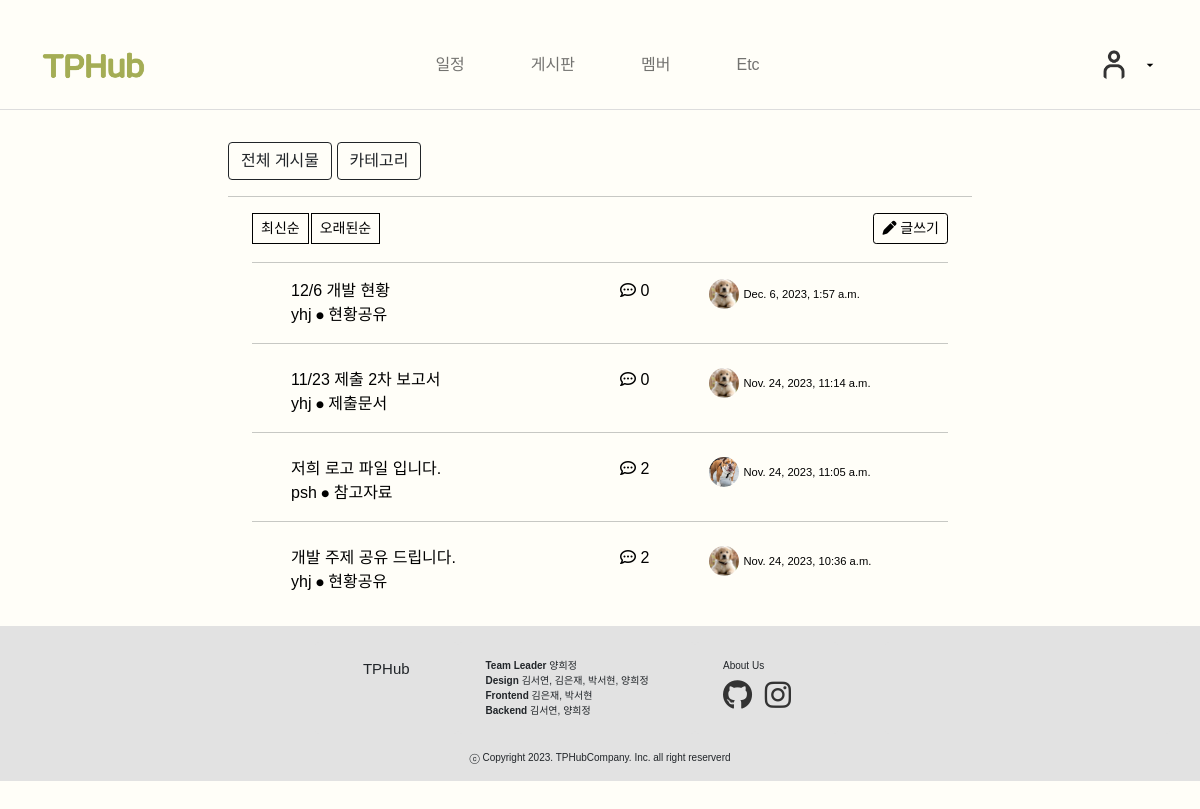
Screenshot of /board/ (signed in) with the database file from the repository.
### board/models.py (models this page shows, shortened)
class Post(models.Model):
    title = models.CharField(max_length=30)
    author = models.ForeignKey(User, null=True, blank=False, on_delete=models.SET_NULL)
    category = models.ForeignKey(Category, null=True, blank=False, on_delete=models.SET_NULL)
    user_profile = models.ForeignKey(UserProfile, null=True, blank=False, on_delete=models.SET_NULL)
    content = models.TextField()
    file_upload = models.FileField(upload_to='blog/files/%Y/%m/%d/', blank=True)
    created_at = models.DateTimeField(auto_now_add=True)
    updated_at = models.DateTimeField(auto_now=True)
    def get_absolute_url(self):
        return f'/board/{self.pk}/'

class Category(models.Model):
    name = models.CharField(max_length=50, unique=True)
    slug = models.SlugField(max_length=200, unique=True, allow_unicode=True)
    hook_text = models.CharField(max_length=100, blank=True)
    head_image = models.ImageField(upload_to='board/category_images/%Y/%m/%d/', blank=False)
    def __str__(self):
        return self.name

### self_profile/models.py (models this page shows, shortened)
class UserProfile(models.Model):
    user = models.OneToOneField(User, on_delete=models.CASCADE)
    email = models.EmailField(blank=True)
    username = models.CharField(max_length=30, blank=True)
    name = models.CharField(max_length=30, blank=True)
    student_id = models.CharField(max_length=8)
    major = models.CharField(max_length=50)
    phone_number = models.CharField(max_length=15, blank=True, null=True)
    role = models.CharField(max_length=10, blank=True, null=True)
    git = models.CharField(max_length=255, blank=True, null=True)
    instagram = models.CharField(max_length=255, blank=True, null=True)
    facebook = models.CharField(max_length=255, blank=True, null=True)
    profile_image = models.ImageField(upload_to='profile_images/', blank=True, null=True)

### board/views.py (the view)
# urls.py: path('', views.PostList.as_view()),  # navbar의 게시물 탭 (= 전체 게시물)
class PostList(ListView):
    model = Post
    ordering = '-created_at'
    ordering_state = True
    def get_context_data(self, **kwargs):
        context = super(PostList, self).get_context_data()
        context['categories'] = Category.objects.all()
        return context
    def get_queryset(self):
        order = self.request.GET.get('ordering', '-created_at')
        return Post.objects.all().order_by(order)

### board/templates/board/post_list.html (shortened to what this page needs)
{% extends 'board/base.html' %}
{% block main_area %}
{% load static %}
<head>
    <link rel="stylesheet" type="text/css" href="{% static 'board/css/button.css' %}">
</head>
<div class="container">
    <div class="row">
        <div class="col-md-7">
            <div class="btn-group" style="margin-bottom: 2px;">
                <button type="button" class="btn btn-sm btn-light" onclick="sortByDate('-created_at')">최신순</button>
                <button type="button" class="btn btn-sm btn-light" onclick="sortByDate('created_at')">오래된순</button>
            </div>
        </div>
        <div class="col-md-5 text-end">
            {% if user.is_authenticated %}
            <a class="btn btn-dark btn-sm" href="/board/create_post/" role="button"
               style="background-color: transparent; border-color: black; color: black;">
                <i class="fas fa-pen"></i> 글쓰기
            </a>
            {% endif %}
        </div>
    </div>
    <hr>
    {% if user.is_authenticated and post_list.exists %}
    {% for p in post_list %}
    <a class="centered-element" href="{{ p.get_absolute_url }}" style="text-decoration: none; color:black;">
        <div style="display:flex; justify-content:space-evenly">
            <div class="col-md-5">
                <div class="">{{ p.title|truncatewords:20 }}</div>
                <div class="">{{ p.author }} ⦁ {{ p.category }}</div>
            </div>
            <div style="width:50px">
                <i class="far fa-comment-dots"></i>
                <span class="mr-2" >
                    {% if p.comment_set.exists %}
                        {{ p.comment_set.count }}
                    {% else %}
                        0
                    {% endif %}
                </span>
            </div>
            <div class="text-right" style="width:200px">
                <img alt="" src="{% if p.user_profile.profile_image %}{{ p.user_profile.profile_image.url }}
                                  {% else %}{% static 'landing_page/images/user.png' %}
                                  {% endif %}"
                     style="width:30px; height:30px; border-radius: 50%; object-fit: cover"
                >
                <span style="font-size: 0.7em;">{{ p.created_at }}</span>
            </div>
        </div>
    </a>
    {% if not forloop.last %}
        <hr class="mb-4">
    {% endif %}
    {% endfor %}
    {% else %}
        {% if not user.is_authenticated %}
            <h3>로그인이 필요합니다.</h3>
        {% else %}
            <h3>아직 게시물이 없습니다.</h3>
        {% endif %}
    {% endif %}
</div>
{% endblock %}

### board/templates/board/base.html (style rules this page uses)
body { font-family: 'Pretendard-Regular', sans-serif; background-color: #FFFEF8 !important; margin-top: 20px; background: rgba(241, 246, 253); overflow-x: hidden; }

### landing_page/templates/landing_page/navbar.html (style rules this page uses)
a { text-decoration-line: none; color: black; }

### board/templates/board/post_list.html (style rules this page uses)
.btn-group { margin-bottom: 2px; gap: 3px; border-radius: 2; }
.btn-group button { background-color: transparent; border: 1px solid #000; border-radius: 0; transition: background-color 0.3s; color 0.3s; }

### rows the page displays
Post: title "12/6 개발 현황", author "yhj", category "현황공유", shows "0", user_profile.profile_image (picture), created_at "Dec. 6, 2023, 1:57 a.m."
Post: title "11/23 제출 2차 보고서", author "yhj", category "제출문서", shows "0", user_profile.profile_image (picture), created_at "Nov. 24, 2023, 11:14 a.m."
Post: title "저희 로고 파일 입니다.", author "psh", category "참고자료", comment_set.count "2", user_profile.profile_image (picture), created_at "Nov. 24, 2023, 11:05 a.m."
Post: title "개발 주제 공유 드립니다.", author "yhj", category "현황공유", comment_set.count "2", user_profile.profile_image (picture), created_at "Nov. 24, 2023, 10:36 a.m."
